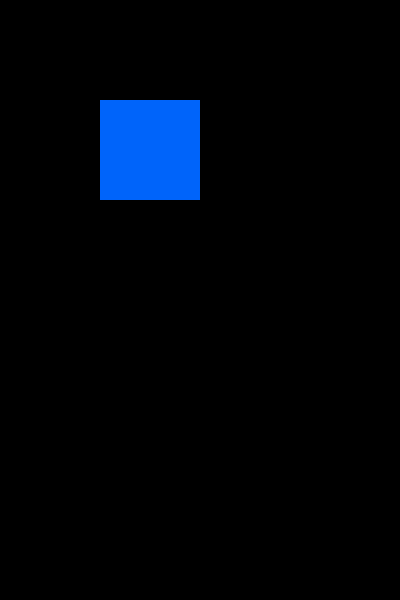
Frame 1 (no input)
Frame 60 (the mouse pressed at the canvas centre just before this capture): identical to frame 1, image omitted
Frame 120 (the mouse held since frame 60 and released just before this capture): identical to frame 1, image omitted

The Processing sketch that drew this single still picture (run headless with seeded random() and noise(); from frame 60 on, the mouse is pressed at the canvas centre):

// Processing sketch: resizable_object
// ── resizable_object.pde
void setup() {
  size(400,600);
  noStroke();
}

void draw() {
  background(0);
  
  fill(0,100,250);
  
  pushMatrix();
  
  translate(100,100);
  scale(2,2);
  
  beginShape();
    vertex(0,0);
    vertex(0,50);
    vertex(50,50);
    vertex(50,0);
    vertex(0,0);
  endShape();
  
  popMatrix();
  
}
